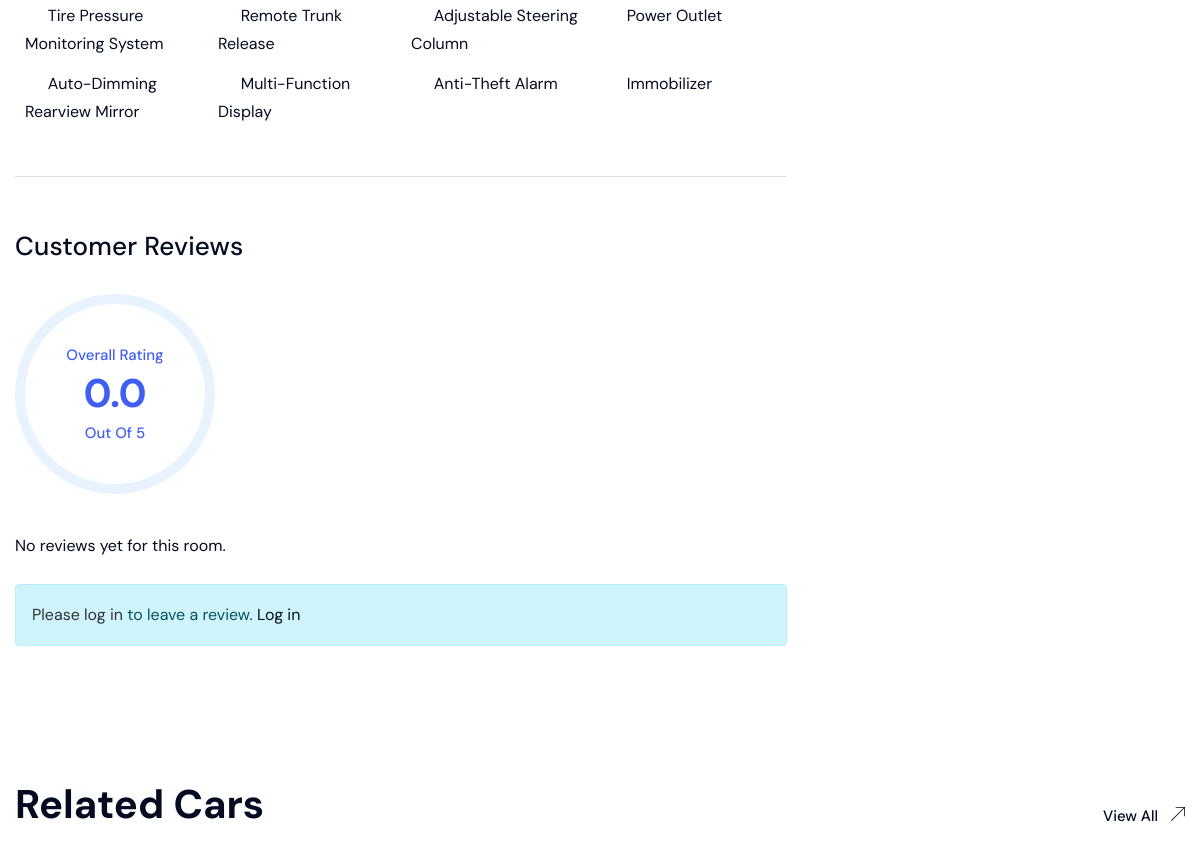
Page /cars/car/22/ (middle part) on the earlier database version.
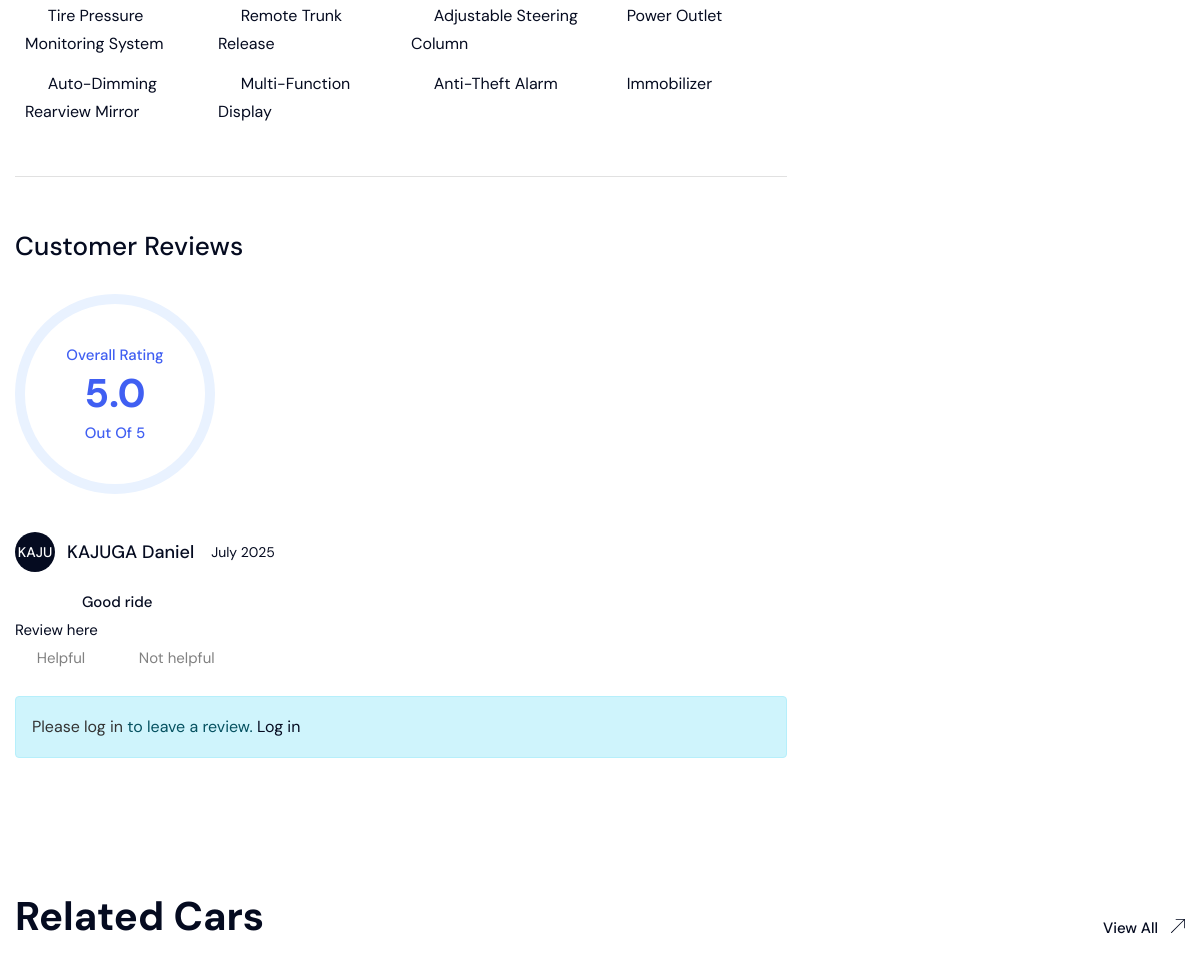
Same page on the later database version.
### car/models.py (models this page shows, shortened)
class Feature(models.Model):
    name = models.CharField(max_length=100, unique=True)
    class Meta:
        verbose_name = "Feature"
        verbose_name_plural = "Features"

class CarReview(models.Model):
    car = models.ForeignKey('Car', on_delete=models.CASCADE, related_name='reviews')
    user = models.ForeignKey(settings.AUTH_USER_MODEL, on_delete=models.CASCADE, related_name='car_reviews')
    rating = models.PositiveSmallIntegerField(validators=[MinValueValidator(1), MaxValueValidator(5)])
    title = models.CharField(max_length=255)
    review = models.TextField()
    created_at = models.DateTimeField(auto_now_add=True)
    class Meta:
        unique_together = ('car', 'user')
        ordering = ['-created_at']

### account/models.py (models this page shows, shortened)
class User(AbstractBaseUser, PermissionsMixin):
    ROLE_CHOICES = (
        ('User', 'User'),
        ('Admin', 'Admin'),
        ('Manager', 'Manager'),
    )
    GENDER_CHOICES = (
        ('Male', 'Male'),
        ('Female', 'Female'),
    )
    name = models.CharField(max_length=255)
    role = models.CharField(max_length=30, choices=ROLE_CHOICES, null=True, blank=True)
    email = models.EmailField(unique=True, null=True, blank=True)
    phone_number = models.CharField(max_length=15, unique=True, null=True, blank=True)
    image = ProcessedImageField(
        upload_to=user_image_path,
        processors=[ResizeToFill(720, 720)],
        format='JPEG',
        options={'quality': 90},
        null=True,
        blank=True,
    )
    gender = models.CharField(max_length=6, choices=GENDER_CHOICES, null=True, blank=True)
    slug = models.SlugField(unique=True, max_length=255, null=True, blank=True)
    is_active = models.BooleanField(default=True)
    is_staff = models.BooleanField(default=False)
    reset_otp = models.CharField(max_length=7, null=True, blank=True)
    otp_created_at = models.DateTimeField(null=True, blank=True)
    created_at = models.DateTimeField(default=timezone.now)
    updated_at = models.DateTimeField(auto_now=True)
    objects = CustomUserManager()
    USERNAME_FIELD = 'email'
    REQUIRED_FIELDS = ['name', 'role']

### car/views.py (the view, shortened to what this page needs)
# urls.py: path('car/<int:id>/', carDetails, name="carDetails"),
def carDetails(request, id):
    site_settings = Setting.objects.first()
    car = get_object_or_404(Car, id=id)
    images = car.images.all()
    features = Feature.objects.filter(carfeature__car=car)
    reviews = car.reviews.select_related('user').all()
    average_rating = reviews.aggregate(avg=Avg('rating'))['avg'] or 0
    car_brand = car.car_brand
    similar_cars = Car.objects.filter(car_brand=car_brand, is_available=True).exclude(id=car.id)[:7]
    review_form = None
    booking_form = None
    context = {
        'settings': site_settings,
        'car': car,
        'images': images,
        'features': features,
        'reviews': reviews,
        'average_rating': round(average_rating, 1),
        'similar_cars': similar_cars,
        'review_form': review_form,
        'booking_form': booking_form,
    }
    return render(request, 'pages/cars/show.html', context)

### car/models.py (called while the page is built)
    def __str__(self):
        return self.name

    def __str__(self):
        return self.name

### templates/pages/cars/show.html (shortened to what this page needs)
{% extends 'layouts/app.html' %}
{% load humanize %}
{% block content %}
    <section class="inventory-section pb-0 layout-radius">
        <div class="boxcar-container">
            <div class="row">
                <div class="inspection-column v2 col-lg-8 col-md-12 col-sm-12">
                    <div class="inner-column">
                        <div class="features-sec">
                            <div class="row">
                                <div class="list-column col-lg-12 col-md-12 col-sm-12">
                                    <div class="inner-column">
                                        <div style="display: flex; flex-wrap: wrap;">
                                            {% for feature in features %}
                                                <div style="width: 25%; padding: 6px 10px; box-sizing: border-box;">
                                                    <i class="fa-solid fa-check" style="margin-right: 6px; color: #28a745;"></i>
                                                    {{ feature.name }}
                                                </div>
                                            {% endfor %}
                                        </div>
                                    </div>
                                </div>
                            </div>
                        </div>
                        {% include 'pages/cars/components/reviews.html' %}
                        {% include 'pages/cars/components/add-review.html' %}
                    </div>
                </div>
                <div class="side-bar-column v2 col-lg-4 col-md-12 col-sm-12">
                </div>
            </div>
        </div>
        {% include 'pages/cars/components/related.html' %}
    </section>
{% endblock content %}

### templates/pages/cars/components/reviews.html (shortened to what this page needs)
<div class="main-review-box">
    <div class="review-sec v2">
        <h4 class="title">Customer Reviews</h4>
        <div class="review-box">
            <div class="rating-box">
                <div class="content-box">
                    <span>Overall Rating</span>
                    <h3 class="title">
                        <h3 class="title">{{ average_rating|default:"0.0" }}</h3>
                    </h3>
                    <small>Out Of 5</small>
                </div>
            </div>
        </div>
    </div>
    <div class="reviews">
        {% for review in reviews %}
            <div class="content-box {% if forloop.counter > 1 %}two{% endif %}">
                <div class="auther-name">
                    <span>{{ review.user.name }}</span>
                    <h6 class="name">{{ review.user.name }}</h6>
                    <small>{{ review.created_at|date:"F Y" }}</small>
                </div>
                <div class="rating-list">
                    <ul class="list">
                        {% for i in "12345" %}
                            <li>
                                <i class="fa fa-star{% if forloop.counter > review.rating %}-o{% endif %}"></i>
                            </li>
                        {% endfor %}
                    </ul>
                    <span>{{ review.title }}</span>
                </div>
                <div class="text">
                    {{ review.review }}
                </div>
                <div class="btn-box">
                    <a href="#" class="like-btn">
                        <i class="fa-solid fa-thumbs-up"></i>Helpful
                    </a>
                    <a href="#" class="like-btn">
                        <i class="fa-solid fa-thumbs-down"></i>Not helpful
                    </a>
                </div>
            </div>
        {% empty %}
            <p>No reviews yet for this room.</p>
        {% endfor %}
    </div>
</div>

Differences in the rows shown:
added CarReview: user.name "KAJUGA Daniel", created_at "July 2025", rating 5 (drawn), title "Good ride", review "Review here"
Other differences:
{{ average_rating|default:"0.0" }}: "0.0" → "5.0"
text no longer shown: "No reviews yet for this room."
